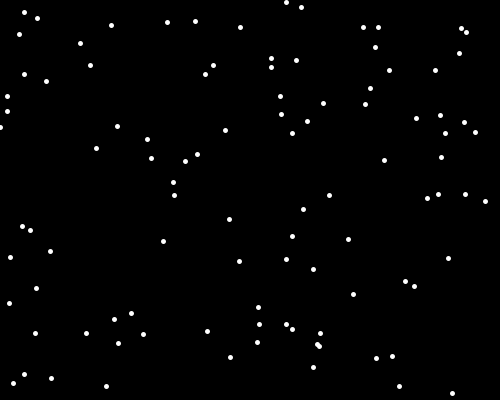
Frame 1 (no input)
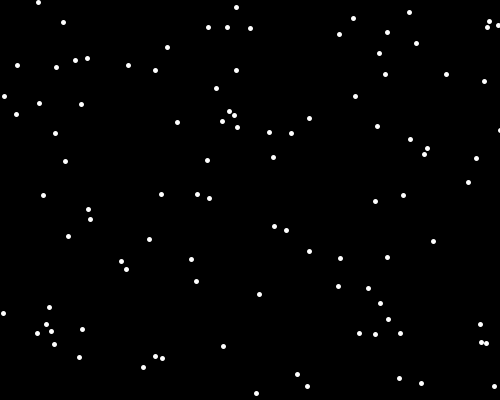
Frame 60 (the mouse pressed at the canvas centre just before this capture)
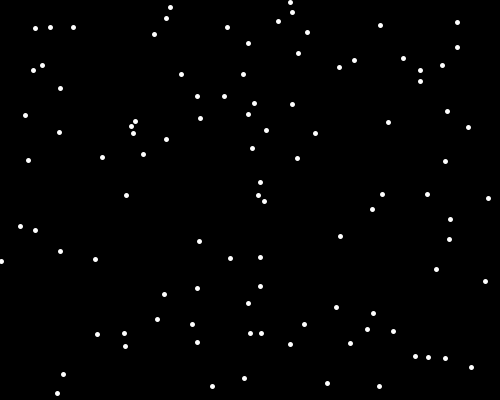
Frame 120 (the mouse held since frame 60 and released just before this capture)

The Processing sketch that drew these frames (run headless with seeded random() and noise(); from frame 60 on, the mouse is pressed at the canvas centre):

// Processing sketch: sketch_58
// ── sketch_58.pde
// episode 58 fun programming
// travel through space, use an array to move stars

float [] x = new float [100];
float [] y = new float [100];
float [] speed = new float [100];

void setup() {
  size(500, 400);
  background(0);
  stroke(255);
  strokeWeight(5);


  int i = 0;
  while (i < 100) {
    x[i] = random(0, width);
    y[i] = random(0, height);
    speed[i] = random(1, 5);
    i = i + 1;
  }
}

void draw() {
  background(0);
  int i = 0;
  while (i < 100 ) {
    point(x[i], y[i]);
    x[i] = x[i]  - speed[i];
    if (x[i] < 0) {
      x[i] = width;
    }
    i = i + 1;
  }
}
